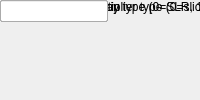
<?xml version="1.0" encoding="UTF-8"?>
<ui version="4.0">
 <class>MainWindow</class>
 <widget class="QMainWindow" name="MainWindow">
  <property name="windowTitle"><string>xeng</string></property>
  <widget class="QWidget" name="centralwidget">
   <!-- NOTE: this is a simplified structural mirror of the generated
        <module>_ui.py, not a full round-trip Designer file. Regenerate
        both from the same spec if you need to edit layout by hand. -->
       <widget class="QLabel" name="label_n_ants">
     <property name="text"><string>Number of antennas</string></property>
    </widget>
       <widget class="QLineEdit" name="n_ants"/>
       <widget class="QLabel" name="label_n_bits">
     <property name="text"><string>Bit-width of samples in</string></property>
    </widget>
       <widget class="QLineEdit" name="n_bits"/>
       <widget class="QLabel" name="label_acc_len">
     <property name="text"><string>Accumulation length</string></property>
    </widget>
       <widget class="QLineEdit" name="acc_len"/>
       <widget class="QLabel" name="label_demux_factor">
     <property name="text"><string>Demux_factor</string></property>
    </widget>
       <widget class="QComboBox" name="demux_factor">
     <item><property name="text"><string>1</string></property></item>
     <item><property name="text"><string>2</string></property></item>
     <item><property name="text"><string>4</string></property></item>
     <item><property name="text"><string>8</string></property></item>
    </widget>
       <widget class="QLabel" name="label_add_latency">
     <property name="text"><string>Adder latency</string></property>
    </widget>
       <widget class="QLineEdit" name="add_latency"/>
       <widget class="QLabel" name="label_mult_latency">
     <property name="text"><string>Multiplier latency</string></property>
    </widget>
       <widget class="QLineEdit" name="mult_latency"/>
       <widget class="QLabel" name="label_bram_latency">
     <property name="text"><string>BRAM latency</string></property>
    </widget>
       <widget class="QLineEdit" name="bram_latency"/>
       <widget class="QLabel" name="label_use_ded_mult">
     <property name="text"><string>Implementation: Multiplier type (0=slices 1=embedded 2=bram)</string></property>
    </widget>
       <widget class="QLineEdit" name="use_ded_mult"/>
       <widget class="QLabel" name="label_use_bram_delay">
     <property name="text"><string>Implementation: Delay type (0=SLR, 1=BRAM)</string></property>
    </widget>
       <widget class="QLineEdit" name="use_bram_delay"/>
  </widget>
 </widget>
 <resources/>
 <connections/>
</ui>
